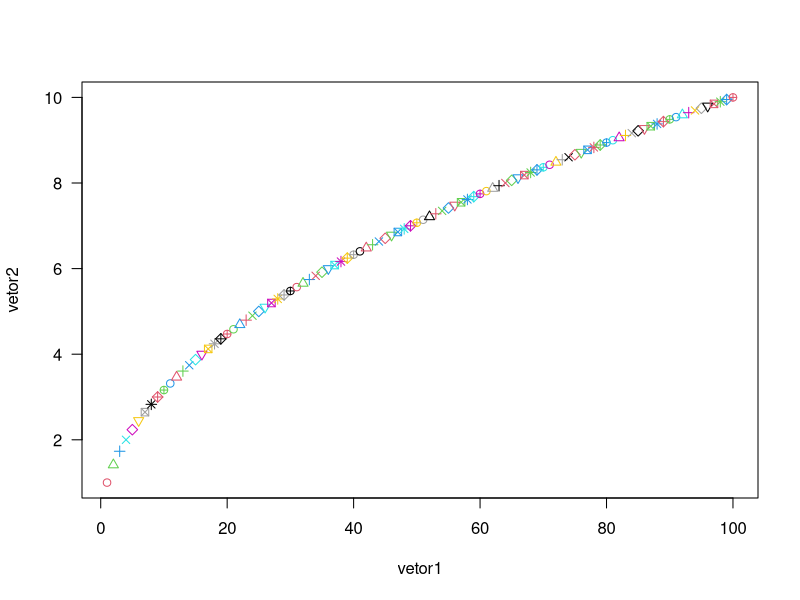
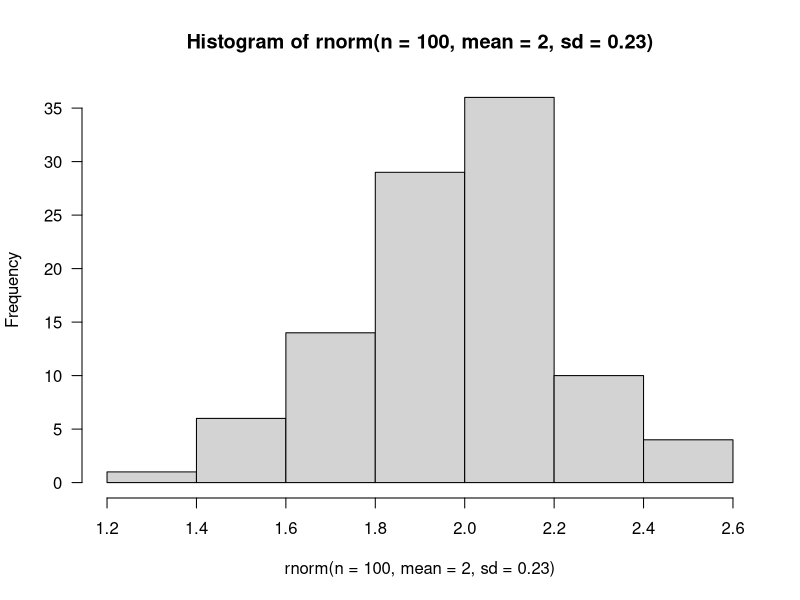

R code for these plots, in order:
## Aula 3 
### Numeros aleatórios na distribuição uniforme
norm <- runif(10)
## Numeros uniformes de min e max 
norm_num <- runif(10, min = 0, max = 100)
norm_num

#Definindo uma semente
set.seed(123)
norm_num <- runif(10, min = 0, max = 100)

#gerando números aleatórios de uma Distribuição normal 

rnorm(10)

rnorm(10,mean = 6, sd = 10)


#gerando números aleatórios de uma poisson 

rpois(10,lambda =2)

#Inserindo em um vetor o nome de pessoas aleatoriamente

x <- c("Thiago","Alex","Lucas")
sample(x,size = 1)

# Sample é a amostragem do nosso todo
#Podemos definir o tamanho que queremos de amostra, se queremos repetição ou não 

sample(x,size = 10, replace = TRUE)

#Fazendo com um vetor numerico


y <- rnorm(100, mean =2, sd = 3)
y
sample(y, size=10)


#Operações com vetores

vetor1 <- c(1,2,3)
vetor2 <- c(2,2,2)
#Fazendo a comparação entre os dois vetores, ele faz elemento ao elemento, assim como uma operação com os vetores

iguais <- vetor1 == vetor2

#  Se existe algum verdadeiro 

any(iguais)

# Se todos são verdadeiros
all(iguais)

# Somando quantos verdadeiros temos

sum(iguais)

# soma dos falsos 

sum(!iguais)

# Vetor nomeado 
  alturas <- c( "joao"= 2,
                "bianca" = 1.60,
                "carlos" = 3)
alturas[max(alturas)]

#Filtrando dentro do meu dataframe ou dicionario

alturas[alturas >1.70]
alturas[['joao']][alturas > 1.70]

# Modificando informações 

alturas[['joao']]<- 1.89

alturas

# Removendo informações 

alturas <- alturas[-3]
alturas
sum(alturas)

# Não tem ninguém mais alto que o João

alturas[alturas > alturas['joao']]

alturas["jose"]<- NA
alturas

#Calculando sem os NA

mean(alturas, na.rm= TRUE)

#Substituindo o NA do vetor pela media calculada sem o NA

alturas[is.na(alturas)] <- mean(alturas, na.rm= TRUE)

# Agora o josé tem altura
alturas

#Vou tentar fazer a mesma cosia utilizando o fillna

alturas['antonio'] <- NA
alturas

# Tirando o josé

alturas <- alturas[names(alturas) != "jose"]
#Filtrando as colunas que não sao NA

alturas <- alturas[!is.na(names(alturas))]
alturas

#ordenando

sort(names(alturas))


  
  # Ordens de execução do R
  
b <- 5
b

# Inversão da ordem do sort

rev(alturas)

#quartis
quantile(rnorm(100, mean =17, sd =1))
quantile(rnorm(100, mean =17, sd =1))['25%']


#Função table cria uma tabela de frequencias

table(alturas)

# tabela de frequencia relativas

prop.table(table(alturas))


# GRÁFICOS

vetor1 <- seq(1,100,1)
vetor2  = sqrt(vetor1)

plot(x = vetor1, y = vetor2 , las = 1, pch = seq(1,10), col = seq(10,20))

#O Las é a orientação das legendas dos eixos 
#pch é o estilo dos pontos
# col s]ao as cores, que também podem ser tratadas como vetores

# criando um histograma

hist(rnorm(n = 100, mean = 2, sd=0.23), title = 'Histograma', las = 1, pch = 2)

# Manipulando strings

# função paste 

strings <- c("jose","maria","asdrubal","genovevo")
paste0("Até mais, ", strings)
paste("Podemos usar qualquer separador", strings, sep = "&")

#paste0 não coloca nnenhum separador entre as variaveis, o paste já coloca

paste(strings, collapse="|")

# tudo caixa alta ou caixa baixa

toupper(strings)
tolower(strings)

# substrings 
substr(strings, start = 1, stop = 3)


#gsub substitui alguma coisa da string

gsub(strings[1], "teste","yo")
